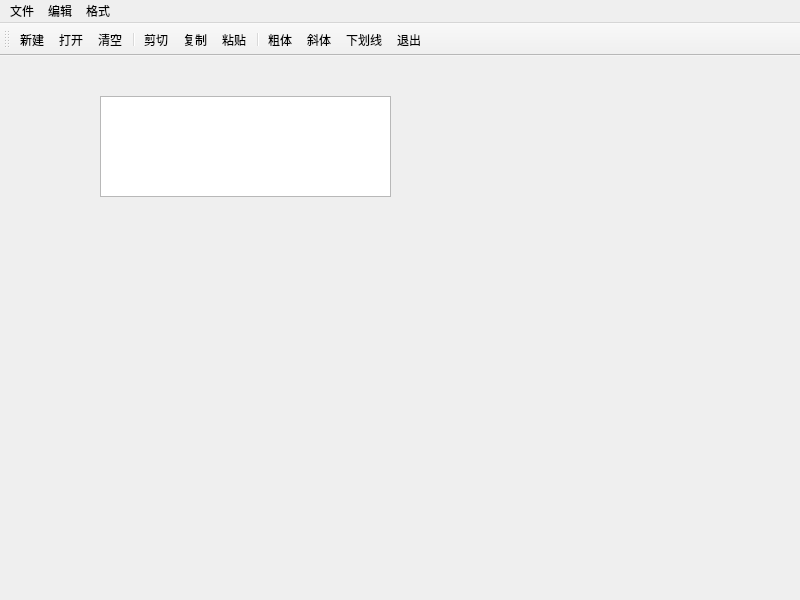
<?xml version="1.0" encoding="UTF-8"?>
<ui version="4.0">
 <class>MainWindow</class>
 <widget class="QMainWindow" name="MainWindow">
  <property name="geometry">
   <rect>
    <x>0</x>
    <y>0</y>
    <width>800</width>
    <height>600</height>
   </rect>
  </property>
  <property name="windowTitle">
   <string>MainWindow</string>
  </property>
  <widget class="QWidget" name="centralwidget">
   <widget class="QTextEdit" name="textEdit">
    <property name="geometry">
     <rect>
      <x>100</x>
      <y>40</y>
      <width>291</width>
      <height>101</height>
     </rect>
    </property>
   </widget>
  </widget>
  <widget class="QMenuBar" name="menubar">
   <property name="geometry">
    <rect>
     <x>0</x>
     <y>0</y>
     <width>800</width>
     <height>21</height>
    </rect>
   </property>
   <widget class="QMenu" name="menu">
    <property name="title">
     <string>文件</string>
    </property>
    <addaction name="actNew"/>
    <addaction name="actOpen"/>
    <addaction name="separator"/>
    <addaction name="actClose"/>
   </widget>
   <widget class="QMenu" name="menu_2">
    <property name="title">
     <string>编辑</string>
    </property>
    <addaction name="actCut"/>
    <addaction name="actCopy"/>
    <addaction name="actPaste"/>
    <addaction name="separator"/>
    <addaction name="actClear"/>
   </widget>
   <widget class="QMenu" name="menu_3">
    <property name="title">
     <string>格式</string>
    </property>
    <addaction name="actFontBold"/>
    <addaction name="actFontItalic"/>
   </widget>
   <addaction name="menu"/>
   <addaction name="menu_2"/>
   <addaction name="menu_3"/>
  </widget>
  <widget class="QToolBar" name="toolBar">
   <property name="windowTitle">
    <string>toolBar</string>
   </property>
   <property name="toolButtonStyle">
    <enum>Qt::ToolButtonStyle::ToolButtonTextUnderIcon</enum>
   </property>
   <attribute name="toolBarArea">
    <enum>TopToolBarArea</enum>
   </attribute>
   <attribute name="toolBarBreak">
    <bool>false</bool>
   </attribute>
   <addaction name="actNew"/>
   <addaction name="actOpen"/>
   <addaction name="actClear"/>
   <addaction name="separator"/>
   <addaction name="actCut"/>
   <addaction name="actCopy"/>
   <addaction name="actPaste"/>
   <addaction name="separator"/>
   <addaction name="actFontBold"/>
   <addaction name="actFontItalic"/>
   <addaction name="actFontUnder"/>
   <addaction name="actClose"/>
  </widget>
  <widget class="QStatusBar" name="statusBar">
   <property name="sizeGripEnabled">
    <bool>false</bool>
   </property>
  </widget>
  <action name="actNew">
   <property name="icon">
    <iconset resource="res.qrc">
     <normaloff>:/images/images/new2.bmp</normaloff>:/images/images/new2.bmp</iconset>
   </property>
   <property name="text">
    <string>新建</string>
   </property>
   <property name="toolTip">
    <string>新建文件</string>
   </property>
   <property name="shortcut">
    <string>Ctrl+N</string>
   </property>
   <property name="menuRole">
    <enum>QAction::MenuRole::NoRole</enum>
   </property>
  </action>
  <action name="actOpen">
   <property name="icon">
    <iconset resource="res.qrc">
     <normaloff>:/images/images/open3.bmp</normaloff>:/images/images/open3.bmp</iconset>
   </property>
   <property name="text">
    <string>打开</string>
   </property>
   <property name="toolTip">
    <string>打开文件</string>
   </property>
   <property name="menuRole">
    <enum>QAction::MenuRole::NoRole</enum>
   </property>
  </action>
  <action name="actClose">
   <property name="icon">
    <iconset resource="res.qrc">
     <normaloff>:/images/images/exit.bmp</normaloff>:/images/images/exit.bmp</iconset>
   </property>
   <property name="text">
    <string>退出</string>
   </property>
   <property name="menuRole">
    <enum>QAction::MenuRole::NoRole</enum>
   </property>
  </action>
  <action name="actCopy">
   <property name="icon">
    <iconset resource="res.qrc">
     <normaloff>:/images/images/120.bmp</normaloff>:/images/images/120.bmp</iconset>
   </property>
   <property name="text">
    <string>复制</string>
   </property>
   <property name="shortcut">
    <string>Ctrl+C</string>
   </property>
   <property name="menuRole">
    <enum>QAction::MenuRole::NoRole</enum>
   </property>
  </action>
  <action name="actPaste">
   <property name="icon">
    <iconset resource="res.qrc">
     <normaloff>:/images/images/paste.bmp</normaloff>:/images/images/paste.bmp</iconset>
   </property>
   <property name="text">
    <string>粘贴</string>
   </property>
   <property name="shortcut">
    <string>Ctrl+V</string>
   </property>
   <property name="menuRole">
    <enum>QAction::MenuRole::NoRole</enum>
   </property>
  </action>
  <action name="actFontBold">
   <property name="checkable">
    <bool>true</bool>
   </property>
   <property name="icon">
    <iconset resource="res.qrc">
     <normaloff>:/images/images/BLD.BMP</normaloff>:/images/images/BLD.BMP</iconset>
   </property>
   <property name="text">
    <string>粗体</string>
   </property>
   <property name="shortcut">
    <string>Ctrl+B</string>
   </property>
   <property name="menuRole">
    <enum>QAction::MenuRole::NoRole</enum>
   </property>
  </action>
  <action name="actFontItalic">
   <property name="checkable">
    <bool>true</bool>
   </property>
   <property name="icon">
    <iconset resource="res.qrc">
     <normaloff>:/images/images/ITL.BMP</normaloff>:/images/images/ITL.BMP</iconset>
   </property>
   <property name="text">
    <string>斜体</string>
   </property>
   <property name="shortcut">
    <string>Ctrl+I</string>
   </property>
   <property name="menuRole">
    <enum>QAction::MenuRole::NoRole</enum>
   </property>
  </action>
  <action name="actFontUnder">
   <property name="checkable">
    <bool>true</bool>
   </property>
   <property name="icon">
    <iconset resource="res.qrc">
     <normaloff>:/images/images/UNDRLN.BMP</normaloff>:/images/images/UNDRLN.BMP</iconset>
   </property>
   <property name="text">
    <string>下划线</string>
   </property>
   <property name="shortcut">
    <string>Ctrl+U</string>
   </property>
   <property name="menuRole">
    <enum>QAction::MenuRole::NoRole</enum>
   </property>
  </action>
  <action name="actClear">
   <property name="icon">
    <iconset resource="res.qrc">
     <normaloff>:/images/images/103.bmp</normaloff>:/images/images/103.bmp</iconset>
   </property>
   <property name="text">
    <string>清空</string>
   </property>
   <property name="shortcut">
    <string>Ctrl+L</string>
   </property>
   <property name="menuRole">
    <enum>QAction::MenuRole::NoRole</enum>
   </property>
  </action>
  <action name="actCut">
   <property name="icon">
    <iconset resource="res.qrc">
     <normaloff>:/images/images/cut.bmp</normaloff>:/images/images/cut.bmp</iconset>
   </property>
   <property name="text">
    <string>剪切</string>
   </property>
   <property name="shortcut">
    <string>Ctrl+X</string>
   </property>
   <property name="menuRole">
    <enum>QAction::MenuRole::NoRole</enum>
   </property>
  </action>
 </widget>
 <resources>
  <include location="res.qrc"/>
 </resources>
 <connections>
  <connection>
   <sender>actClose</sender>
   <signal>triggered()</signal>
   <receiver>MainWindow</receiver>
   <slot>close()</slot>
   <hints>
    <hint type="sourcelabel">
     <x>-1</x>
     <y>-1</y>
    </hint>
    <hint type="destinationlabel">
     <x>399</x>
     <y>299</y>
    </hint>
   </hints>
  </connection>
  <connection>
   <sender>actCopy</sender>
   <signal>triggered()</signal>
   <receiver>textEdit</receiver>
   <slot>copy()</slot>
   <hints>
    <hint type="sourcelabel">
     <x>-1</x>
     <y>-1</y>
    </hint>
    <hint type="destinationlabel">
     <x>245</x>
     <y>170</y>
    </hint>
   </hints>
  </connection>
  <connection>
   <sender>actPaste</sender>
   <signal>triggered()</signal>
   <receiver>textEdit</receiver>
   <slot>paste()</slot>
   <hints>
    <hint type="sourcelabel">
     <x>-1</x>
     <y>-1</y>
    </hint>
    <hint type="destinationlabel">
     <x>245</x>
     <y>170</y>
    </hint>
   </hints>
  </connection>
  <connection>
   <sender>actClear</sender>
   <signal>triggered()</signal>
   <receiver>textEdit</receiver>
   <slot>clear()</slot>
   <hints>
    <hint type="sourcelabel">
     <x>-1</x>
     <y>-1</y>
    </hint>
    <hint type="destinationlabel">
     <x>245</x>
     <y>170</y>
    </hint>
   </hints>
  </connection>
  <connection>
   <sender>actCut</sender>
   <signal>triggered()</signal>
   <receiver>textEdit</receiver>
   <slot>cut()</slot>
   <hints>
    <hint type="sourcelabel">
     <x>-1</x>
     <y>-1</y>
    </hint>
    <hint type="destinationlabel">
     <x>245</x>
     <y>170</y>
    </hint>
   </hints>
  </connection>
 </connections>
</ui>
